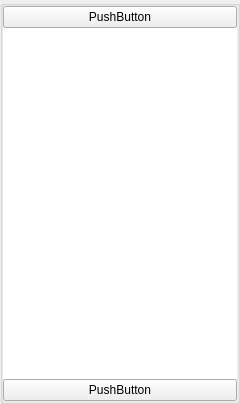
<?xml version="1.0" encoding="UTF-8"?>
<ui version="4.0">
 <class>AppletHostJoinRequestListUi</class>
 <widget class="QWidget" name="AppletHostJoinRequestListUi">
  <property name="windowModality">
   <enum>Qt::ApplicationModal</enum>
  </property>
  <property name="geometry">
   <rect>
    <x>0</x>
    <y>0</y>
    <width>240</width>
    <height>404</height>
   </rect>
  </property>
  <property name="sizePolicy">
   <sizepolicy hsizetype="Expanding" vsizetype="Expanding">
    <horstretch>0</horstretch>
    <verstretch>0</verstretch>
   </sizepolicy>
  </property>
  <property name="maximumSize">
   <size>
    <width>16777215</width>
    <height>16777215</height>
   </size>
  </property>
  <property name="windowTitle">
   <string notr="true">Offer List</string>
  </property>
  <property name="windowOpacity">
   <double>1.000000000000000</double>
  </property>
  <property name="toolTip">
   <string/>
  </property>
  <layout class="QVBoxLayout" name="verticalLayout">
   <property name="spacing">
    <number>0</number>
   </property>
   <property name="leftMargin">
    <number>0</number>
   </property>
   <property name="topMargin">
    <number>0</number>
   </property>
   <property name="rightMargin">
    <number>0</number>
   </property>
   <property name="bottomMargin">
    <number>0</number>
   </property>
   <item>
    <widget class="QGroupBox" name="FileItemsBox">
     <property name="sizePolicy">
      <sizepolicy hsizetype="Expanding" vsizetype="Expanding">
       <horstretch>0</horstretch>
       <verstretch>0</verstretch>
      </sizepolicy>
     </property>
     <property name="minimumSize">
      <size>
       <width>0</width>
       <height>0</height>
      </size>
     </property>
     <property name="title">
      <string/>
     </property>
     <layout class="QGridLayout" name="gridLayout">
      <property name="leftMargin">
       <number>0</number>
      </property>
      <property name="topMargin">
       <number>0</number>
      </property>
      <property name="rightMargin">
       <number>0</number>
      </property>
      <property name="bottomMargin">
       <number>0</number>
      </property>
      <property name="spacing">
       <number>0</number>
      </property>
      <item row="1" column="0">
       <widget class="PersonOfferListWidget" name="m_PersonOfferItemList">
        <property name="frameShape">
         <enum>QFrame::NoFrame</enum>
        </property>
        <property name="frameShadow">
         <enum>QFrame::Plain</enum>
        </property>
        <property name="lineWidth">
         <number>0</number>
        </property>
        <property name="iconSize">
         <size>
          <width>32</width>
          <height>32</height>
         </size>
        </property>
        <property name="verticalScrollMode">
         <enum>QAbstractItemView::ScrollPerPixel</enum>
        </property>
        <property name="resizeMode">
         <enum>QListView::Adjust</enum>
        </property>
        <property name="uniformItemSizes">
         <bool>true</bool>
        </property>
       </widget>
      </item>
      <item row="0" column="0">
       <widget class="QPushButton" name="pushButton">
        <property name="text">
         <string>PushButton</string>
        </property>
       </widget>
      </item>
      <item row="2" column="0">
       <widget class="QPushButton" name="pushButton_2">
        <property name="text">
         <string>PushButton</string>
        </property>
       </widget>
      </item>
     </layout>
    </widget>
   </item>
  </layout>
 </widget>
 <customwidgets>
  <customwidget>
   <class>PersonOfferListWidget</class>
   <extends>QListWidget</extends>
   <header>PersonOfferListWidget.h</header>
  </customwidget>
 </customwidgets>
 <resources/>
 <connections/>
</ui>
